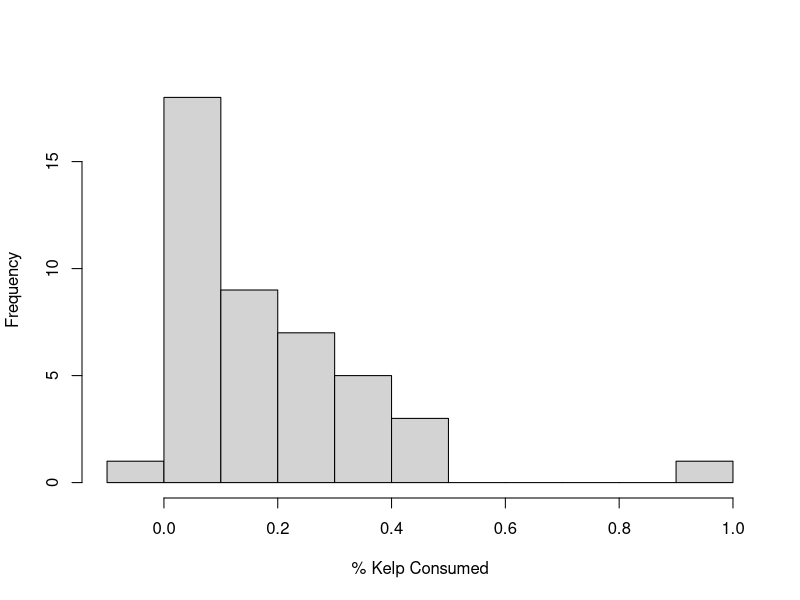
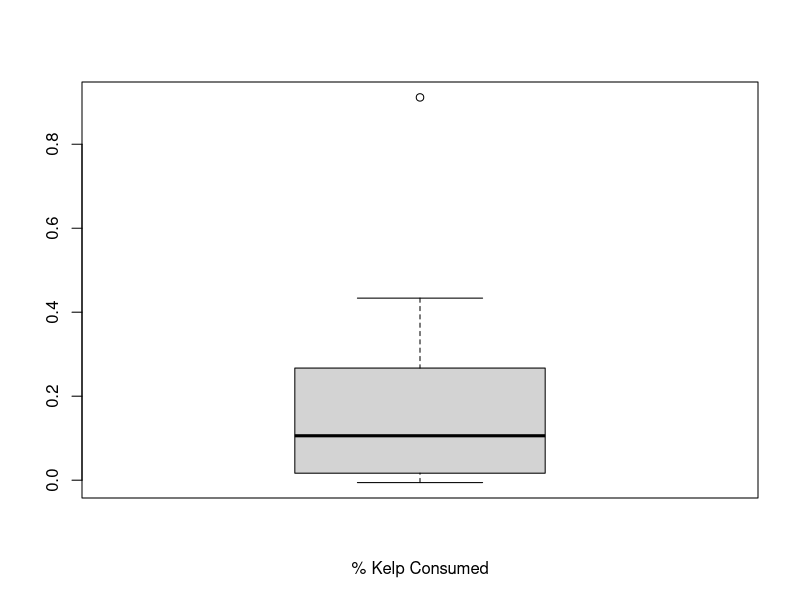
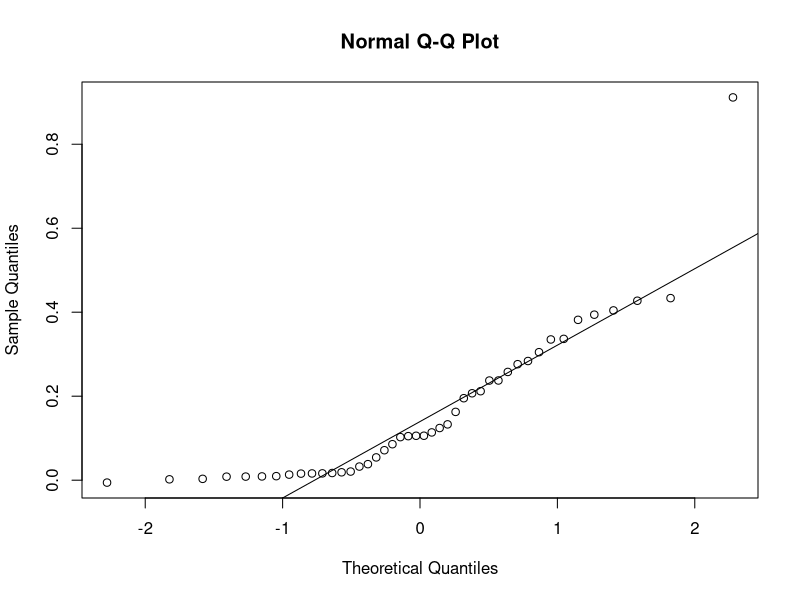
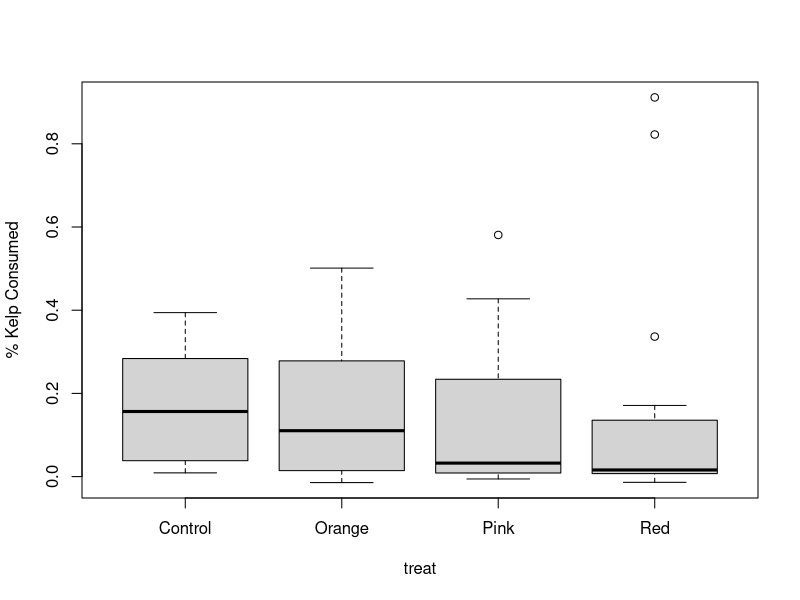
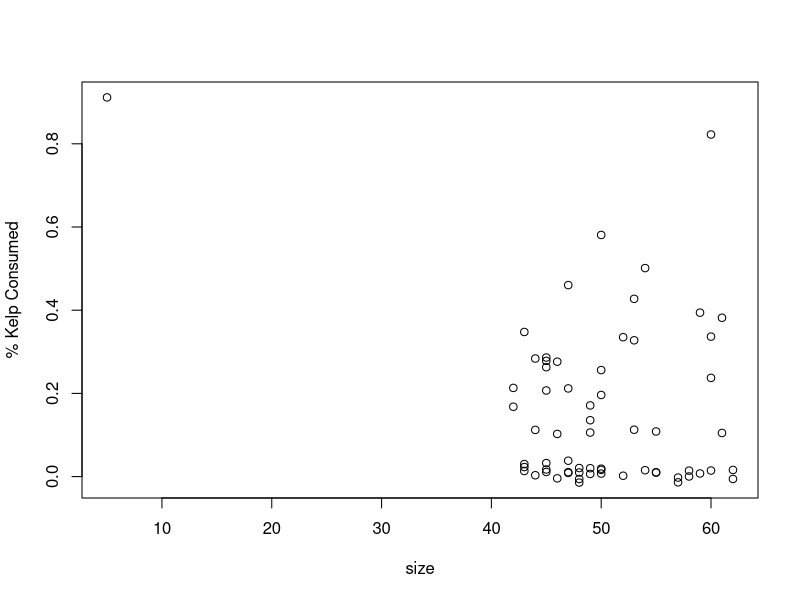
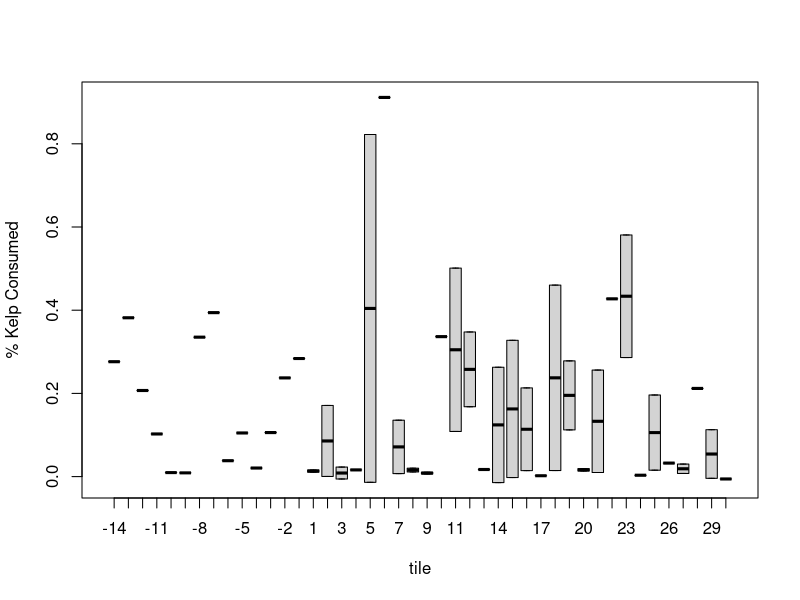
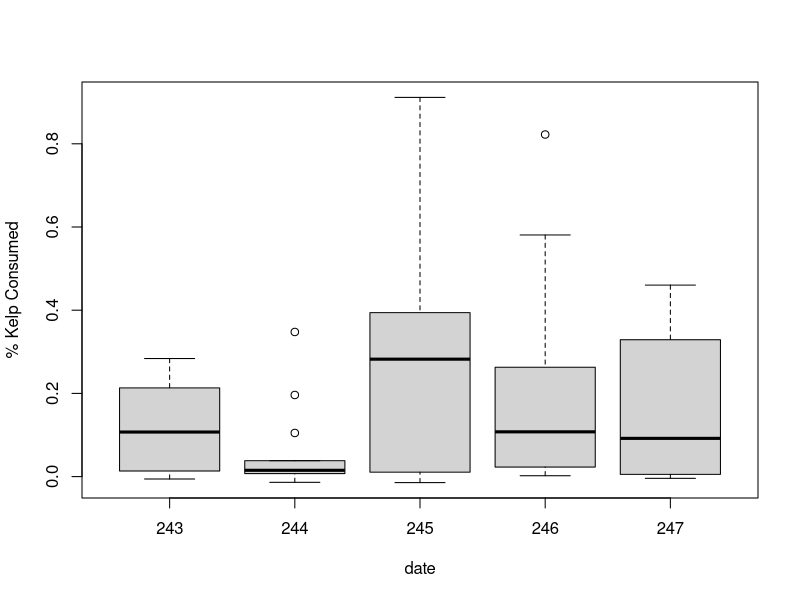
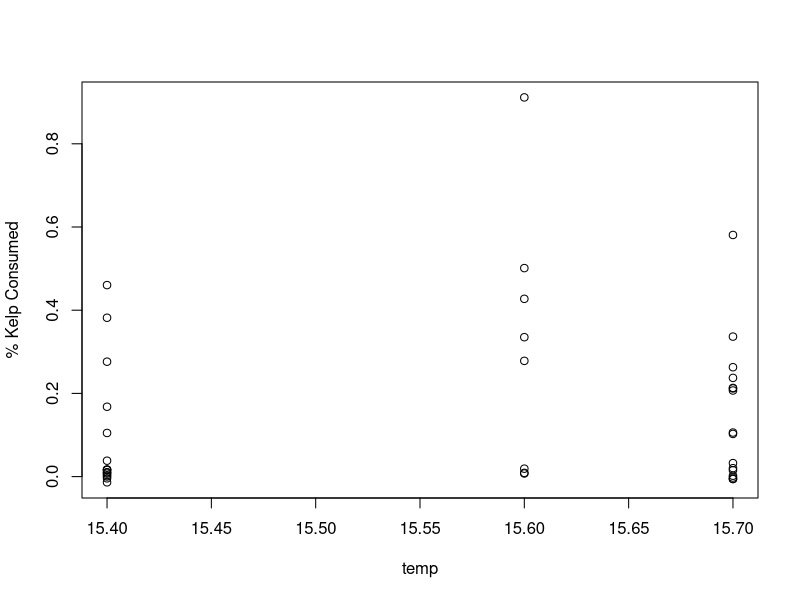

Write R code to recreate these figures, in order. (Note: this script raises an error after producing the figures.)
## Data analysis for Corynactis-Urchin deterrence experiment ##
## Code by Amelia Ritger at UCSB on August 26, 2019 ##

library(tidyverse)
library(zoo)
library(readxl)

#load data
data <- read_excel("data/raw.xlsx", sheet = "Kelp consumption")

# because I'm not done with trials yet, remove lines for trials not yet run
data <- data %>%
  filter(`Urchin Size (mm)`>0)

# to keep all control values rather than average them, assign each control trial a unique number
data$`Cory Tile Number`[data$`Cory Tile Number`==0] <- c(-1:-14)

# take averages (kelp consumption) of each tile, create new data frame from subsetted averages
data_avg <- data %>%
  group_by(`Cory Tile Number`) %>%                                     # group tile numbers together
  mutate(avg_area=mean(`Kelp Consumed (cm^2)`, na.rm=TRUE))  %>%       # take mean kelp consumption of each tile group
  mutate(avg_percent=mean(`Percent of Kelp Consumed`, na.rm=TRUE)) %>% # take mean % kelp consumption of each tile group
  ungroup() %>%                                                        # ungroup data REALLY IMPT when using group_by
  distinct(`Cory Tile Number`, .keep_all = TRUE)                       # remove duplicate tiles

# assign the response variable to Y
Yp <- as.numeric(data_avg$avg_percent)
Ypname <- as.character("% Kelp Consumed")

Ya <- as.numeric(data_avg$avg_area)
Yaname <- as.character("Kelp area Consumed")

#Untransformed univariate analyses for Y 
hist(Yp, main="", xlab=Ypname)
boxplot(Yp, xlab=Ypname)
qqnorm(Yp)
qqline(Yp) #neither area nor percent don't need transformation

# quick look at kelp consumption by treatment
a <- ggplot(data_avg,aes(x=Treatment,y=avg_percent))+
  geom_boxplot()+
  geom_point()+
  xlab("Treatment")+
  ylab("% kelp area consumed, averaged by tile")+
  theme_bw()

ggsave("figures/first_run_percent.pdf",a,width=5,height=5)

# assign the predictor variables to X
treat <- as.factor(data$Treatment)
size <- data$`Urchin Size (mm)`
tile <- as.factor(data$`Cory Tile Number`)
date <- as.factor(data$`Julian date`)
temp <- data$`Water Temperature (°C)`
loc <- as.factor(data$`Kelp Location`)
site <- as.factor(data$`Experiment location`)
starv <- data$`Urchin Starvation Time (days)`
urch <- as.factor(data$`Urchin "type"`)

# assign the response variable to Y
Y <- as.numeric(data$`Percent of Kelp Consumed`)
Yname <- as.character("% Kelp Consumed")

# look at "minimum % kelp consumed cutoff" contradictions between ImageJ and visual analysis
datan <- subset(data, `Kelp visibly consumed?`=="no") 
datay <- subset(data, `Kelp visibly consumed?`=="yes")
summary(datay$`Percent of Kelp Consumed`) #% consumption under 0.05 can be considered "not eaten" (minus 2 blades where kelp was visibly consumed)

# Visualize Y vs. Xs - are there any unpredicted effects?
plot(Y~treat, ylab=Yname)
plot(Y~size, ylab=Yname)
plot(Y~tile, ylab=Yname)
plot(Y~date, ylab=Yname)
plot(Y~temp, ylab=Yname)
plot(Y~loc, ylab=Yname)
plot(Y~site, ylab=Yname)
plot(Y~starv, ylab=Yname)
plot(Y~urch, ylab=Yname)

a <- ggplot(data_avg,aes(x=Treatment,y=avg_percent))+
  geom_boxplot()+
  geom_point()+
  xlab("Treatment")+
  ylab("% kelp area consumed, averaged by tile")+
  theme_bw()

ggsave("figures/first_run_percent.pdf",a,width=5,height=5)

####################################################
# General two-way ANOVA: Mixed Model
####################################################

library(lmerTest)
m1 <- lmer(Y ~ 1 + XXX + (1|XXX) + (1|XXX:XXX))

summary(m1)
anova(m1)
anova(m1, ddf="lme4")
st <- step(m1)
plot(m1)
